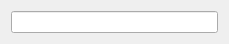
<?xml version="1.0" encoding="UTF-8"?>
<ui version="4.0">
 <class>Form</class>
 <widget class="QWidget" name="Form">
  <property name="geometry">
   <rect>
    <x>0</x>
    <y>0</y>
    <width>229</width>
    <height>40</height>
   </rect>
  </property>
  <property name="windowTitle">
   <string>Form</string>
  </property>
  <layout class="QVBoxLayout" name="verticalLayout">
   <item>
    <widget class="QLineEdit" name="lineEdit"/>
   </item>
  </layout>
 </widget>
 <resources/>
 <connections/>
</ui>
